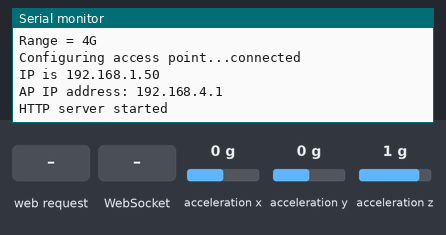
A sketch run on a simulated ESP8266 (NodeMCU). Shown: the last lines printed to the serial monitor. The inputs (shaded band) are chosen by the test bench; at power-on: acceleration x 0 g, acceleration y 0 g, acceleration z 1 g. WiFi joins after 1.5 s; servers stay silent unless stated; the local clock reads 2024-03-15 10:24:30 at power-on unless the sketch sets it; storage starts empty.

Above: at 3.7 s.
3.8 s: HTTP request GET / received
At 4.5 s:
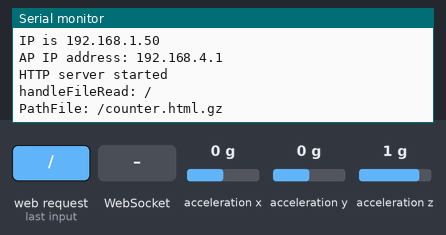
5.3 s: WebSocket text "#" received
At 6.8 s:
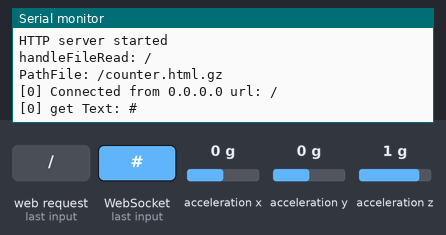

Measured:
- after the input at 3.8 s, the serial monitor: prints a new line at once (image 1)
- after the input at 5.3 s, the serial monitor: prints a new line at once (image 2)

The sketch:

Display_AP-JS.ino
```cpp
/* Create a WiFi access point and provide a web server on it so show temperature.
   Originally published by markingle on http://www.esp8266.com/viewtopic.php?p=47535
   Refactored and enhanced for Hackster.io by: M. Ray Burnette 20160620
   Arduino 1.6.9 on Linux Mint 64-bit version 17.3 compiled: 20160706 by Ray Burnette
    Sketch uses 284,865 bytes (27%) of program storage space. Maximum is 1,044,464 bytes.
    Global variables use 38,116 bytes (46%) of dynamic memory, leaving 43,836 bytes for local variables. Maximum is 81,920 bytes.
*/

#include <FS.h>
#include <WebSocketsServer.h>
#include "HelperFunctions.h"

#include <Adafruit_Sensor.h>
#include <Adafruit_LIS3DH.h>

#include <Wire.h>
#include <SPI.h>

Adafruit_LIS3DH lis = Adafruit_LIS3DH();

void setup() {
  Serial.begin(115200);

  // accelerometer
  if (! lis.begin(0x18)) {   // change this to 0x19 for alternative i2c address
    Serial.println("Couldnt start");
    while (1);
  }
  Serial.println("LIS3DH found!");

  lis.setRange(LIS3DH_RANGE_4_G);   // 2, 4, 8 or 16 G!

  Serial.print("Range = "); Serial.print(2 << lis.getRange());
  Serial.println("G");

  delay(1000);

  //spiffs
  SPIFFS.begin();

  //AP
  Serial.println(); Serial.print("Configuring access point...");
  setupWiFi();
  IPAddress myIP = WiFi.softAPIP();
  Serial.print("AP IP address: "); Serial.println(myIP);

  server.on("/", HTTP_GET, []() {
    handleFileRead("/");
  });

  server.onNotFound([]() {                          // Handle when user requests a file that does not exist
    if (!handleFileRead(server.uri()))
      server.send(404, "text/plain", "FileNotFound");
  });

  webSocket.begin();                                // start webSocket server
  webSocket.onEvent(webSocketEvent);                // callback function

  server.begin();
  Serial.println("HTTP server started");
  yield();
}

void loop() {
    static unsigned long l = 0;                     // only initialized once
    unsigned long t;                                // local var: type declaration at compile time

    t = millis();

    if((t - l) > 200) {                            // update every .2 second
        //analogSample(); yield();
        lis.read(); yield();
        sensors_event_t event; yield();
        lis.getEvent(&event); yield();
        webSocket.sendTXT(socketNumber, "x="+String(lis.x)+",y="+String(lis.y)+",z="+String(lis.z)+",xa="+String(event.acceleration.x)+",ya="+String(event.acceleration.y)+",za="+String(event.acceleration.z));
        l = t;                                      // typical runtime this IF{} == 300uS - 776uS measured
        yield();
    }

    server.handleClient();
    webSocket.loop();
}
```

HelperFunctions.h
```cpp
/* Go to http:// 192.168.4.1 in a web browser
   connected to this access point to see it.
*/

#include <ESP8266WiFi.h>
#include <ESP8266WiFiMulti.h>
#include <WiFiManager.h>
//https://github.com/tzapu/WiFiManager

//#include <ESPmDNS.h>
// https://github.com/espressif/arduino-esp32/blob/master/libraries/ESPmDNS/src/ESPmDNS.h

#include <ESP8266WebServer.h>
#include <WebSocketsServer.h>

#define NAME "Oramics"

/*
// Below variables are used for Steinhart-Hart and associated temperature calcs
// Refer to // https://arduinodiy.wordpress.com/2015/11/10/measuring-temperature-with-ntc-the-steinhart-hart-formula/
#define            SERIESRESISTOR  150000    //  Reduced current and scale to 0 - 1 Volts
#define            NOMINAL_RESIST  10000     // @25C
#define            NOMINAL_TEMP    25        // See above
#define            BCOEFFICIENT    3950      // need to verify for Vishay 10K NTC
float              ADCvalue      = 0.0;      // Initialized values have no meaning
float              Resistance    = 0.0;      //       ditto
float              steinhart     = 0.0;      //       ditto
float              temperature   = 0.0;      //       ditto
int                temp_int      = 0;        //       ditto
int                correction    = 49;       // adjust readings to measured by accurate digital thermometer

// Below variables are general global variables
char               AP_NameChar[6];            // AP_NameString.length() + 1];
const char         WiFiAPPSK[]   = "";        // "put your password here before compiling"
String             AP_NameString = "Oramics";
String             temp_str;
*/

uint8_t            socketNumber;


ESP8266WebServer server(80);
WebSocketsServer webSocket(81);               // Create a Websocket server


void handleRoot() {
  server.send(200, "text/html", "<h1>You are connected</h1>");
}


void webSocketEvent(uint8_t num, WStype_t type, uint8_t * payload, size_t lenght) {

  switch (type) {
    case WStype_DISCONNECTED:
      // Reset the control for sending samples of ADC to idle to allow for web server to respond.
      Serial.printf("[%u] Disconnected!\n", num);
      yield();
      break;

    case WStype_CONNECTED: {                  // Braces required http://stackoverflow.com/questions/5685471/error-jump-to-case-label
      IPAddress ip = webSocket.remoteIP(num);
      Serial.printf("[%u] Connected from %d.%d.%d.%d url: %s\n", num, ip[0], ip[1], ip[2], ip[3], payload);
      yield();
      socketNumber = num;
      break;
      }

    case WStype_TEXT:
      if (payload[0] == '#') {
        Serial.printf("[%u] get Text: %s\n", num, payload);
        yield();
      }
      break;

    case WStype_ERROR:
      Serial.printf("Error [%u] , %s\n", num, payload);
      yield();
  }
}


String getContentType(String filename) {
  yield();
  if (server.hasArg("download"))      return "application/octet-stream";
  else if (filename.endsWith(".htm")) return "text/html";
  else if (filename.endsWith(".html"))return "text/html";
  else if (filename.endsWith(".css")) return "text/css";
  else if (filename.endsWith(".js"))  return "application/javascript";
  else if (filename.endsWith(".png")) return "image/png";
  else if (filename.endsWith(".gif")) return "image/gif";
  else if (filename.endsWith(".jpg")) return "image/jpeg";
  else if (filename.endsWith(".ico")) return "image/x-icon";
  else if (filename.endsWith(".xml")) return "text/xml";
  else if (filename.endsWith(".pdf")) return "application/x-pdf";
  else if (filename.endsWith(".zip")) return "application/x-zip";
  else if (filename.endsWith(".gz"))  return "application/x-gzip";
  else if (filename.endsWith(".svg")) return "image/svg+xml";
  return "text/plain";
}


bool handleFileRead(String path) {
  Serial.println("handleFileRead: " + path);

  if (path.endsWith("/"))
  {
    path += "counter.html";
  }

  String contentType = getContentType(path);
  String pathWithGz = path + ".gz";
  Serial.println("PathFile: " + pathWithGz);

  if (SPIFFS.exists(pathWithGz) || SPIFFS.exists(path))
  {
    if (SPIFFS.exists(pathWithGz)) path += ".gz";
    File file = SPIFFS.open(path, "r");
    size_t sent = server.streamFile(file, contentType);
    file.close();
    return true;
  }
  yield();
  return false;
}


void setupWiFi()
{
/*
  WiFi.mode(WIFI_AP);
  // char AP_NameChar[AP_NameString.length() + 1];
  memset(AP_NameChar, 0, AP_NameString.length() + 1);

  for (int i = 0; i <AP_NameString.length(); i++)
    AP_NameChar[i] = AP_NameString.charAt(i);
  yield();
  WiFi.softAP(AP_NameChar, WiFiAPPSK);
*/

    WiFiManager wifiManager;

    //reset settings - for testing
    //wifiManager.resetSettings();

    //sets timeout until configuration portal gets turned off
    //useful to make it all retry or go to sleep
    //in seconds
    //wifiManager.setTimeout(120);

    //it starts an access point with the specified name
    //here  "Oramics"
    //and goes into a blocking loop awaiting configuration

    //WITHOUT THIS THE AP DOES NOT SEEM TO WORK PROPERLY WITH SDK 1.5 , update to at least 1.5.1
    //WiFi.mode(WIFI_STA);

    if (!wifiManager.startConfigPortal(NAME)) {
      Serial.println("failed to connect and hit timeout");
      delay(3000);
      //reset and try again, or maybe put it to deep sleep
      ESP.reset();
      delay(5000);
    }

    //if you get here you have connected to the WiFi
    Serial.println("connected");
    Serial.print("IP is ");
    Serial.println(WiFi.localIP());

    configTime(3 * 3600, 0, "pool.ntp.org", "time.nist.gov");

}
```
